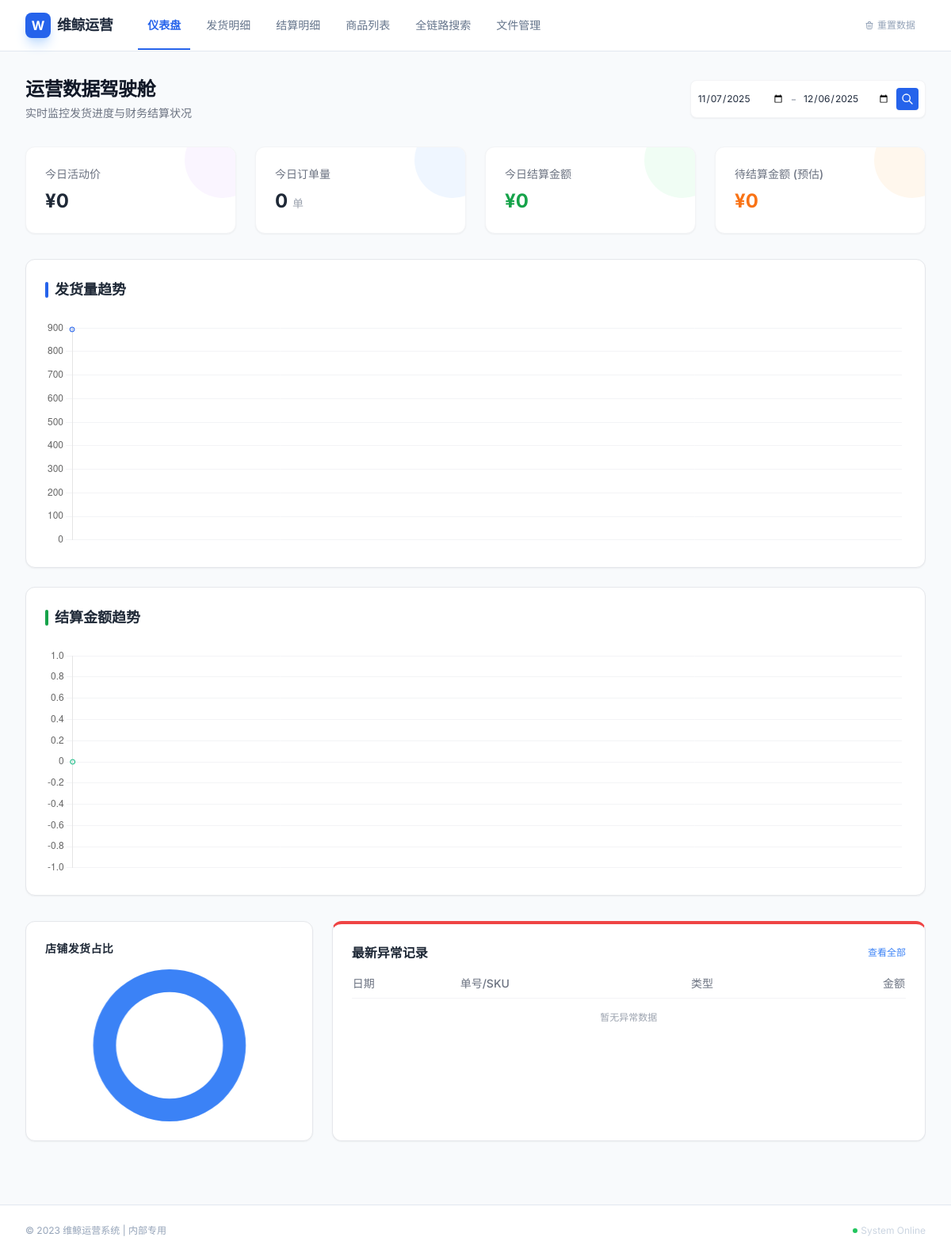
Before: / with the older database file.
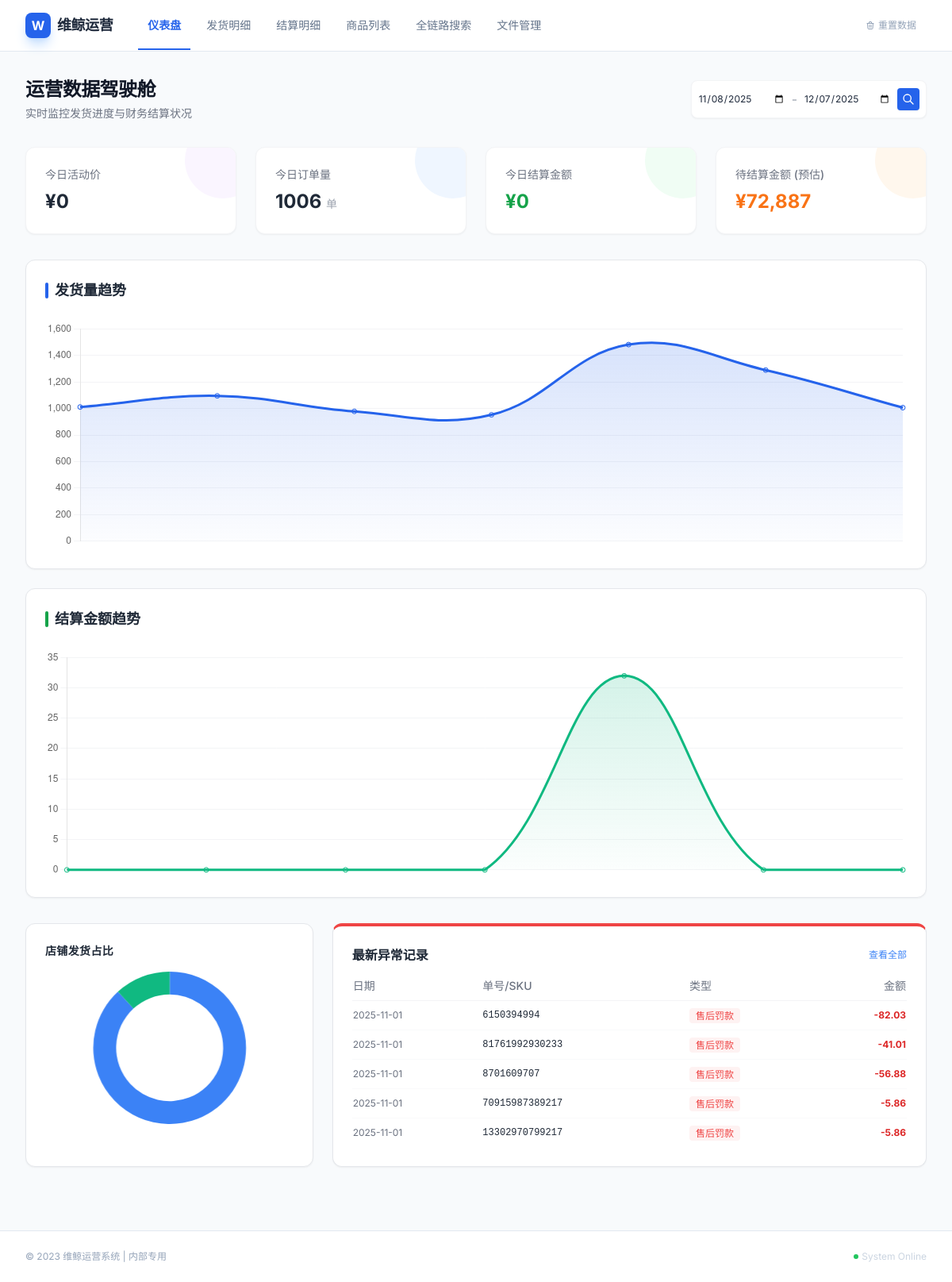
After: the same page with the newer database file.
### app.py (models this page shows)
class Shipment(db.Model):
    __tablename__ = 'shipments'
    id = db.Column(db.Integer, primary_key=True)
    shop_name = db.Column(db.String(50))
    order_no = db.Column(db.String(100), index=True)
    custom_sku = db.Column(db.String(200), unique=True, index=True)
    date = db.Column(db.Date)
    spu_id = db.Column(db.String(100))
    skc_id = db.Column(db.String(100))
    goods_name = db.Column(db.String(200))
    specs = db.Column(db.String(200))
    quantity = db.Column(db.Integer, default=0)
    declared_price_total = db.Column(db.Float, default=0.0)
    cost_price_total = db.Column(db.Float, default=0.0)
    upload_id = db.Column(db.Integer, db.ForeignKey('upload_records.id'), nullable=True)

class Settlement(db.Model):
    __tablename__ = 'settlements'
    id = db.Column(db.Integer, primary_key=True)
    shop_name = db.Column(db.String(50))
    order_no = db.Column(db.String(100))
    sku_id = db.Column(db.String(100))
    account_date = db.Column(db.Date)
    amount = db.Column(db.Float, default=0.0)
    sales_income = db.Column(db.Float, default=0.0)
    sales_refund = db.Column(db.Float, default=0.0)
    subsidy = db.Column(db.Float, default=0.0)
    platform_fine = db.Column(db.Float, default=0.0)
    trans_type = db.Column(db.String(50))
    violation_id = db.Column(db.String(100))
    upload_id = db.Column(db.Integer, db.ForeignKey('upload_records.id'), nullable=True)

### app.py (the view)
@app.route('/')
def index():
    start_date_str = request.args.get('start_date')
    end_date_str = request.args.get('end_date')
    latest_shipment = Shipment.query.order_by(Shipment.date.desc()).first()
    default_end = latest_shipment.date if latest_shipment else date.today()
    default_start = default_end - timedelta(days=29)
    start_date = datetime.strptime(start_date_str, '%Y-%m-%d').date() if start_date_str else default_start
    end_date = datetime.strptime(end_date_str, '%Y-%m-%d').date() if end_date_str else default_end
    today = date.today()
    today_activity = db.session.query(func.sum(DailyStat.total_activity)).filter(DailyStat.date == today).scalar() or 0.0
    today_orders = db.session.query(func.sum(Shipment.quantity)).filter(Shipment.date == today).scalar() or 0
    today_settlement = db.session.query(func.sum(Settlement.sales_income)).filter(Settlement.account_date == today).scalar() or 0.0
    total_all_activity = db.session.query(func.sum(DailyStat.total_activity)).scalar() or 0.0
    total_all_settled = db.session.query(func.sum(Settlement.sales_income)).scalar() or 0.0
    total_pending = total_all_activity - total_all_settled
    ship_trend = db.session.query(Shipment.date, func.sum(Shipment.quantity).label('qty')).filter(Shipment.date >= start_date, Shipment.date <= end_date).group_by(Shipment.date).all()
    ship_map = {item.date: item.qty for item in ship_trend}
    settle_trend = db.session.query(Settlement.account_date, func.sum(Settlement.sales_income).label('income')).filter(Settlement.account_date >= start_date, Settlement.account_date <= end_date).group_by(Settlement.account_date).all()
    settle_map = {item.account_date: item.income for item in settle_trend}
    all_dates = sorted(list(set(list(ship_map.keys()) + list(settle_map.keys()))))
    chart_dates, chart_shipments, chart_settlements = [], [], []
    for d in all_dates:
        chart_dates.append(d.strftime('%Y-%m-%d'))
        chart_shipments.append(ship_map.get(d, 0))
        chart_settlements.append(settle_map.get(d, 0.0))
    shop_dist = db.session.query(Shipment.shop_name, func.sum(Shipment.quantity).label('qty')).filter(Shipment.date >= start_date, Shipment.date <= end_date).group_by(Shipment.shop_name).order_by(desc('qty')).all()
    shop_labels = [s.shop_name for s in shop_dist]
    shop_data = [s.qty for s in shop_dist]
    alert_list = db.session.query(Settlement).filter(or_(Settlement.platform_fine < 0, Settlement.trans_type.like('%罚款%'))).order_by(Settlement.account_date.desc()).limit(5).all()
    return render_template('index.html', start_date=start_date, end_date=end_date, today_activity=today_activity, today_orders=today_orders, today_settlement=today_settlement, total_pending=total_pending, chart_dates=chart_dates, chart_shipments=chart_shipments, chart_settlements=chart_settlements, shop_labels=shop_labels, shop_data=shop_data, alert_list=alert_list)

### templates/index.html (shortened to what this page needs)
{% extends "base.html" %}
{% block content %}
<div class="space-y-8 pb-12">
    <div class="flex flex-col md:flex-row justify-between items-start md:items-center gap-4">
        <div>
            <h1 class="text-2xl font-bold text-gray-900 tracking-tight">运营数据驾驶舱</h1>
            <p class="text-sm text-gray-500 mt-1">实时监控发货进度与财务结算状况</p>
        </div>
        <div class="bg-white p-2 rounded-lg shadow-sm border border-gray-100">
            <form method="GET" action="/" class="flex items-center gap-2">
                <input type="date" name="start_date" value="{{ start_date }}" class="text-xs border-gray-300 rounded focus:ring-blue-500 focus:border-blue-500 py-1.5">
                <span class="text-gray-400">-</span>
                <input type="date" name="end_date" value="{{ end_date }}" class="text-xs border-gray-300 rounded focus:ring-blue-500 focus:border-blue-500 py-1.5">
                <button type="submit" class="bg-blue-600 hover:bg-blue-700 text-white p-1.5 rounded transition shadow-sm">
                    <svg xmlns="http://www.w3.org/2000/svg" class="h-4 w-4" fill="none" viewBox="0 0 24 24" stroke="currentColor"><path stroke-linecap="round" stroke-linejoin="round" stroke-width="2" d="M21 21l-6-6m2-5a7 7 0 11-14 0 7 7 0 0114 0z" /></svg>
                </button>
            </form>
        </div>
    </div>
    <div class="grid grid-cols-1 md:grid-cols-4 gap-6">
        <div class="bg-white rounded-xl p-6 shadow-sm border border-gray-100 hover:shadow-md transition-shadow relative overflow-hidden">
            <div class="absolute right-0 top-0 w-24 h-24 bg-purple-50 rounded-full -mr-8 -mt-8"></div>
            <div class="relative">
                <p class="text-gray-500 text-sm font-medium">今日活动价</p>
                <h3 class="text-2xl font-bold text-gray-800 mt-2">¥{{ "{:,.0f}".format(today_activity) }}</h3>
            </div>
        </div>
        <div class="bg-white rounded-xl p-6 shadow-sm border border-gray-100 hover:shadow-md transition-shadow relative overflow-hidden">
            <div class="absolute right-0 top-0 w-24 h-24 bg-blue-50 rounded-full -mr-8 -mt-8"></div>
            <div class="relative">
                <p class="text-gray-500 text-sm font-medium">今日订单量</p>
                <h3 class="text-2xl font-bold text-gray-800 mt-2">{{ today_orders }} <span class="text-sm font-normal text-gray-400">单</span></h3>
            </div>
        </div>
        <div class="bg-white rounded-xl p-6 shadow-sm border border-gray-100 hover:shadow-md transition-shadow relative overflow-hidden">
            <div class="absolute right-0 top-0 w-24 h-24 bg-green-50 rounded-full -mr-8 -mt-8"></div>
            <div class="relative">
                <p class="text-gray-500 text-sm font-medium">今日结算金额</p>
                <h3 class="text-2xl font-bold text-green-600 mt-2">¥{{ "{:,.0f}".format(today_settlement) }}</h3>
            </div>
        </div>
        <div class="bg-white rounded-xl p-6 shadow-sm border border-gray-100 hover:shadow-md transition-shadow relative overflow-hidden cursor-pointer group" onclick="window.location.href='/settlement'">
            <div class="absolute right-0 top-0 w-24 h-24 bg-orange-50 rounded-full -mr-8 -mt-8 group-hover:scale-110 transition-transform"></div>
            <div class="relative">
                <p class="text-gray-500 text-sm font-medium">待结算金额 (预估)</p>
                <h3 class="text-2xl font-bold text-orange-500 mt-2">¥{{ "{:,.0f}".format(total_pending) }}</h3>
            </div>
        </div>
    </div>
    <div class="space-y-6">
        <div class="bg-white p-6 rounded-xl shadow-sm border border-gray-200">
            <div class="flex justify-between items-center mb-6">
                <h3 class="text-lg font-bold text-gray-800 flex items-center gap-2"><span class="w-1 h-5 bg-blue-600 rounded-full"></span>发货量趋势</h3>
            </div>
            <div class="h-72"><canvas id="shipTrendChart"></canvas></div>
        </div>
        <div class="bg-white p-6 rounded-xl shadow-sm border border-gray-200">
            <div class="flex justify-between items-center mb-6">
                <h3 class="text-lg font-bold text-gray-800 flex items-center gap-2"><span class="w-1 h-5 bg-green-600 rounded-full"></span>结算金额趋势</h3>
            </div>
            <div class="h-72"><canvas id="settleTrendChart"></canvas></div>
        </div>
    </div>
    <div class="grid grid-cols-1 lg:grid-cols-3 gap-6">
        <div class="bg-white p-6 rounded-xl shadow-sm border border-gray-200 lg:col-span-1">
            <h3 class="font-bold text-gray-800 mb-4 text-sm uppercase tracking-wide">店铺发货占比</h3>
            <div class="h-48 flex items-center justify-center"><canvas id="shopDistChart"></canvas></div>
        </div>
        <div class="bg-white p-6 rounded-xl shadow-sm border border-gray-200 lg:col-span-2 border-t-4 border-t-red-500">
            <div class="flex justify-between items-center mb-4">
                <h3 class="font-bold text-gray-800">最新异常记录</h3>
                <a href="/settlement" class="text-xs text-blue-500 hover:underline">查看全部</a>
            </div>
            <div class="overflow-x-auto">
                <table class="min-w-full text-sm">
                    <thead>
                        <tr class="text-left text-gray-500 border-b border-gray-100">
                            <th class="pb-2 font-medium">日期</th>
                            <th class="pb-2 font-medium">单号/SKU</th>
                            <th class="pb-2 font-medium">类型</th>
                            <th class="pb-2 text-right font-medium">金额</th>
                        </tr>
                    </thead>
                    <tbody class="divide-y divide-gray-50">
                        {% for item in alert_list %}
                        <tr>
                            <td class="py-2 text-gray-500 text-xs">{{ item.account_date }}</td>
                            <td class="py-2 text-gray-800 font-mono text-xs">{{ item.order_no or item.sku_id }}</td>
                            <td class="py-2"><span class="text-xs text-red-500 bg-red-50 px-2 py-0.5 rounded">{{ item.trans_type }}</span></td>
                            <td class="py-2 text-right text-red-600 font-bold text-xs">-{{ item.amount }}</td>
                        </tr>
                        {% else %}
                        <tr><td colspan="4" class="py-4 text-center text-gray-400 text-xs">暂无异常数据</td></tr>
                        {% endfor %}
                    </tbody>
                </table>
            </div>
        </div>
    </div>
</div>
<script>
    const chartDates = {{ chart_dates | tojson }};
    const chartShipments = {{ chart_shipments | tojson }};
    const chartSettlements = {{ chart_settlements | tojson }};
    const shopLabels = {{ shop_labels | tojson }};
    const shopData = {{ shop_data | tojson }};
    new Chart(document.getElementById('shipTrendChart'), {
        type: 'line',
        data: {
            labels: chartDates,
            datasets: [{
                label: '发货单数',
                data: chartShipments,
                borderColor: '#2563eb',
                backgroundColor: (ctx) => {
                    const gradient = ctx.chart.ctx.createLinearGradient(0, 0, 0, 300);
                    gradient.addColorStop(0, 'rgba(37, 99, 235, 0.2)');
                    gradient.addColorStop(1, 'rgba(37, 99, 235, 0.0)');
                    return gradient;
                },
                fill: true, tension: 0.4, pointRadius: 3
            }]
        },
        options: { responsive: true, maintainAspectRatio: false, scales: { x: { display: false }, y: { grid: { borderDash: [4, 4], color: '#f3f4f6' }, beginAtZero: true } }, plugins: { legend: { display: false } } }
    });
    new Chart(document.getElementById('settleTrendChart'), {
        type: 'line',
        data: {
            labels: chartDates,
            datasets: [{
                label: '结算金额 (¥)',
                data: chartSettlements,
                borderColor: '#10b981',
                backgroundColor: (ctx) => {
                    const gradient = ctx.chart.ctx.createLinearGradient(0, 0, 0, 300);
                    gradient.addColorStop(0, 'rgba(16, 185, 129, 0.2)');
                    gradient.addColorStop(1, 'rgba(16, 185, 129, 0.0)');
                    return gradient;
                },
                fill: true, tension: 0.4, pointRadius: 3
            }]
        },
        options: { responsive: true, maintainAspectRatio: false, scales: { x: { display: false }, y: { grid: { borderDash: [4, 4], color: '#f3f4f6' } } }, plugins: { legend: { display: false } } }
    });
    new Chart(document.getElementById('shopDistChart'), {
        type: 'doughnut',
        data: {
            labels: shopLabels,
            datasets: [{ data: shopData, backgroundColor: ['#3b82f6', '#10b981', '#f59e0b', '#ef4444', '#8b5cf6', '#6366f1'], borderWidth: 0 }]
        },
        options: { responsive: true, maintainAspectRatio: false, cutout: '70%', plugins: { legend: { display: false } } }
    });
</script>
{% endblock %}

### templates/base.html (shortened to what this page needs)
<!DOCTYPE html>
<html lang="zh-CN">
<head>
    <script src="https://cdn.tailwindcss.com"></script>
    <link rel="stylesheet" href="https://cdn.jsdelivr.net/npm/flatpickr/dist/flatpickr.min.css">
</head>
<body class="min-h-screen flex flex-col text-slate-800">
    <nav class="bg-white/90 backdrop-blur-md border-b border-slate-200 sticky top-0 z-50 transition-all duration-300">
        <div class="max-w-7xl mx-auto px-4 sm:px-6 lg:px-8">
            <div class="flex justify-between h-16 items-center">
                <div class="flex items-center gap-8">
                    <a href="/" class="flex-shrink-0 flex items-center gap-2 group hover:opacity-90 transition-opacity">
                        <div class="w-8 h-8 bg-blue-600 rounded-lg flex items-center justify-center text-white font-bold shadow-lg shadow-blue-200 group-hover:scale-105 transition-transform">W</div>
                        <span class="text-lg font-bold text-slate-800 tracking-tight group-hover:text-blue-600 transition-colors">维鲸运营</span>
                    </a>
                    <div class="hidden md:flex space-x-2">
                        <a href="/" class="nav-item px-3 py-5 text-sm font-medium text-slate-500 hover:text-slate-800 {{ 'active' if request.path == '/' else '' }}">仪表盘</a>
                        <a href="/shipment" class="nav-item px-3 py-5 text-sm font-medium text-slate-500 hover:text-slate-800 {{ 'active' if request.path == '/shipment' else '' }}">发货明细</a>
                        <a href="/settlement" class="nav-item px-3 py-5 text-sm font-medium text-slate-500 hover:text-slate-800 {{ 'active' if request.path == '/settlement' else '' }}">结算明细</a>
                        <a href="/product" class="nav-item px-3 py-5 text-sm font-medium text-slate-500 hover:text-slate-800 {{ 'active' if request.path == '/product' else '' }}">商品列表</a>
                        <a href="/search" class="nav-item px-3 py-5 text-sm font-medium text-slate-500 hover:text-slate-800 {{ 'active' if request.path == '/search' else '' }}">全链路搜索</a>
                        <a href="/files" class="nav-item px-3 py-5 text-sm font-medium text-slate-500 hover:text-slate-800 {{ 'active' if request.path == '/files' else '' }}">文件管理</a>
                    </div>
                </div>
                <div class="flex items-center gap-4">
                    <button onclick="clearData()" class="text-xs font-medium text-slate-400 hover:text-red-500 transition-colors border border-transparent hover:border-red-100 hover:bg-red-50 px-3 py-1.5 rounded-full flex items-center gap-1 group" title="危险操作：清空所有数据">
                        重置数据
                    </button>
                </div>
            </div>
        </div>
    </nav>
    <main class="flex-1 max-w-7xl mx-auto px-4 sm:px-6 lg:px-8 py-8 w-full animate-fade-in">{% block content %}{% endblock %}</main>
    <footer class="bg-white border-t border-slate-200 mt-auto">
        <div class="max-w-7xl mx-auto px-4 sm:px-6 lg:px-8 py-6 flex flex-col md:flex-row justify-between items-center gap-4">
            <p class="text-xs text-slate-400">© 2023 维鲸运营系统 | 内部专用</p>
            <div class="flex items-center gap-4"><span class="text-xs text-slate-300 flex items-center gap-1"><span class="w-1.5 h-1.5 rounded-full bg-green-500 animate-pulse"></span> System Online</span></div>
        </div>
    </footer>
</body>
</html>

Changed rows visible on the page:
no longer on this page (row edited): Shipment: end_date "12/06/2025"
added Shipment: end_date "12/07/2025"
added Settlement: account_date "2025-11-01", order_no+sku "6150394994", trans_type "售后罚款", amount "82.03"
added Settlement: account_date "2025-11-01", order_no+sku "81761992930233", trans_type "售后罚款", amount "41.01"
added Settlement: account_date "2025-11-01", order_no+sku "8701609707", trans_type "售后罚款", amount "56.88"
added Settlement: account_date "2025-11-01", order_no+sku "70915987389217", trans_type "售后罚款", amount "5.86"
added Settlement: account_date "2025-11-01", order_no+sku "13302970799217", trans_type "售后罚款", amount "5.86"
Other visible differences:
form field start_date: "11/07/2025" → "11/08/2025"
{{ today_orders }}: "0" → "1006"
{{ "{:,.0f}".format(total_pending) }}: "0" → "72,887"
chart data {{ chart_shipments | tojson }}: [894] → [1011, 1095, 978, 952, 1481, 1289, 1006]
chart data {{ chart_settlements | tojson }}: [0.0] → [0.0, 0.0, 0.0, 0.0, 31.97, 0.0, 0.0]
chart data {{ shop_data | tojson }}: [894] → [6887, 925]
text no longer shown: "暂无异常数据"
